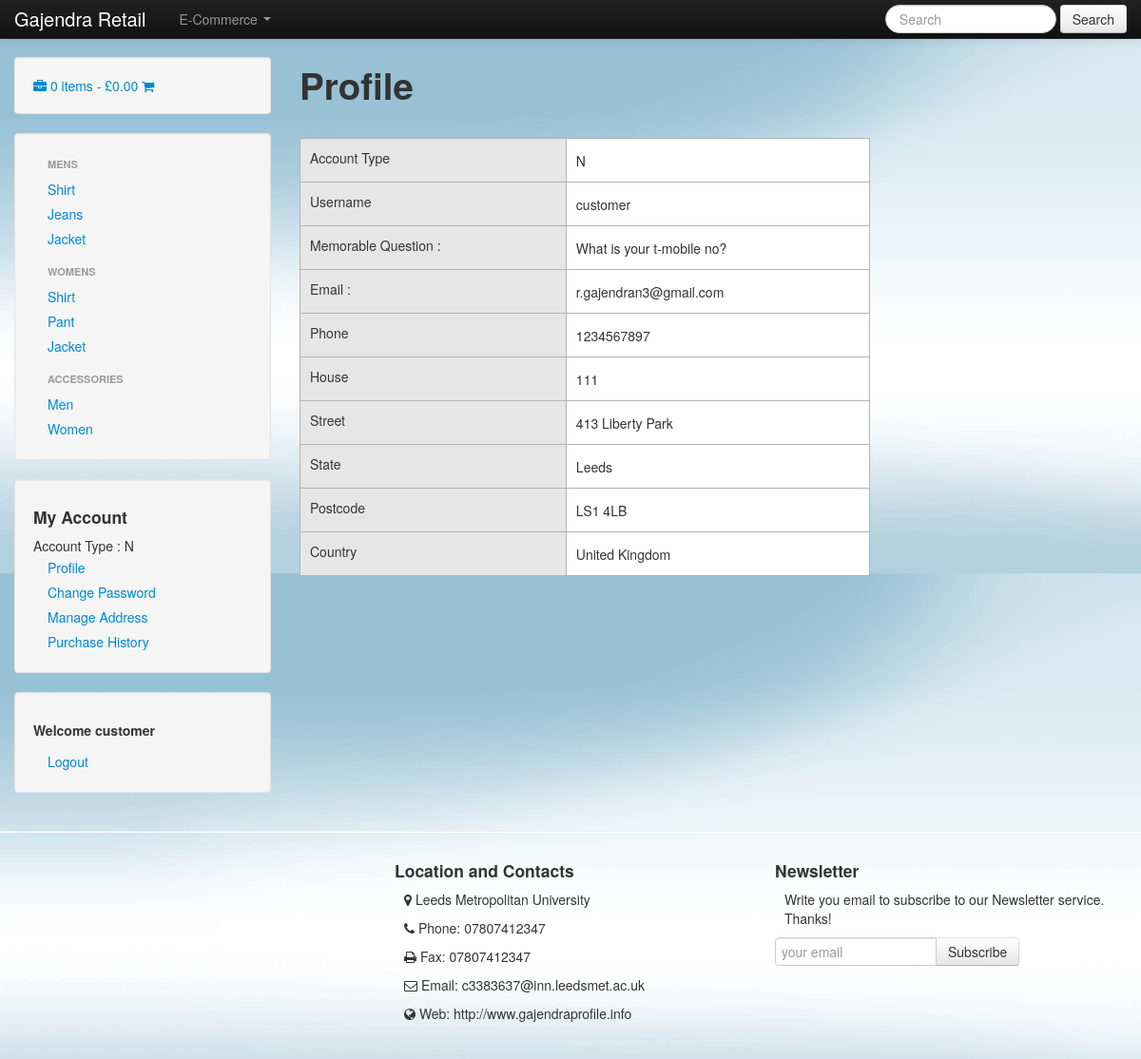
Screenshot of /useraccount.php?profile=view (signed in) with the database file from the repository.
### tables this page shows
CREATE TABLE IF NOT EXISTS `users` (
  `id` int(11) NOT NULL AUTO_INCREMENT,
  `admin` char(1) NOT NULL,
  `username` varchar(255) NOT NULL,
  `password` varchar(300) NOT NULL,
  `question` varchar(500) NOT NULL,
  `answer` varchar(500) NOT NULL,
  `email` varchar(255) NOT NULL,
  `phone` varchar(255) NOT NULL,
  `house_no` varchar(255) NOT NULL,
  `street` varchar(255) NOT NULL,
  `state` varchar(255) NOT NULL,
  `postcode` varchar(255) NOT NULL,
  `country` varchar(255) NOT NULL,
  PRIMARY KEY (`id`),
  UNIQUE KEY `username` (`username`)
);

### useraccount/manageprofile.php (the view, shortened to what this page needs)
<?php
include 'template/connection.php';
if($_GET['profile'] == "view")
{
	$session = $_SESSION['username'];
	$query = "SELECT * FROM users WHERE username='$session'";
	$heading = "Profile";
}else{
	header('location:index.php');
}
$result = mysqli_query($connection, $query);
if(isset($_GET['profile']))
{
	echo "<h1>$heading</h1><br><br><br><br><br>";
	echo '<div id="managetable"><table>';
	while ($row = mysqli_fetch_assoc($result)) {
		$admin = $row['admin'];
		$username = $row['username'];
		$question = $row['question'];
		$email = $row['email'];
		$phone = $row['phone'];
		$house = $row['house_no'];
		$street = $row['street'];
		$state = $row['state'];
		$postcode = $row['postcode'];
		$country = $row['country'];
?>
<div id="user_profile">
<table style="width:600px" class="user_profile">
	<tr>
		<td class="user_heading"><label>Account Type</label></td>
		<td>
		<?php echo $admin; ?>
		</td>
	</tr>
	<tr>
		<td class="user_heading"><label>Username</label></td>
		<td>
		<?php echo $username; ?>
		</td>
	</tr>
	<tr>
		<td class="user_heading"><label>Memorable Question :</label></td>
		<td>
		<?php echo $question; ?>
		</td>
	</tr>
	<tr>
		<td class="user_heading"><label>Email :</label></td>
		<td>
		<?php echo $email; ?>
		</td>
	</tr>
	<tr>
		<td class="user_heading"><label>Phone</label></td>
		<td>
		<?php echo $phone; ?>
		</td>
	</tr>
	<tr>
		<td class="user_heading"><label>House</label></td>
		<td>
		<?php echo $house; ?>
		</td>
	</tr>
	<tr>
		<td class="user_heading"><label>Street</label></td>
		<td>
		<?php echo $street; ?>
		</td>
	</tr>
	<tr>
		<td class="user_heading"><label>State</label></td>
		<td>
		<?php echo $state; ?>
		</td>
	</tr>
	<tr>
		<td class="user_heading"><label>Postcode</label></td>
		<td>
		<?php echo $postcode; ?>
		</td>
	</tr>
	<tr>
		<td class="user_heading"><label>Country</label></td>
		<td>
		<?php echo $country; ?>
		</td>
	</tr>
<?php
	}
}
echo '</table></div>';
?>

### css/style.css (style rules this page uses)
body { padding-bottom: 40px; padding-top: 60px; background: url('../images/bg5.jpg'); background-size:100%; background-attachment:fixed; }
table { margin:auto; }
td { margin-left:30px; background-color:white; }
.user_profile { margin-top:0px; margin-left:0px; }
table.user_profile td { padding:10px 0px 10px 10px; }
table.user_profile td.user_heading { background-color:#E6E6E6; }

### css/product.css (style rules this page uses)
tr, td { border:solid 1px #4D4D4D; }
table { padding:0px; margin-top:-75px; }
#managetable td, #managetable tr { border:1px solid #B2B2B2; }

### rows the page displays
users: admin "N", username "customer", question "What is your t-mobile no?", email "r.gajendran3@gmail.com", phone "1234567897", house_no "111", street "413 Liberty Park", state "Leeds", postcode "LS1 4LB", country "United Kingdom"

### other values shown
$all "0"
$amt "0.00"
$_SESSION['acctype'] "N"
$_SESSION['username'] "customer"
$heading "Profile"
